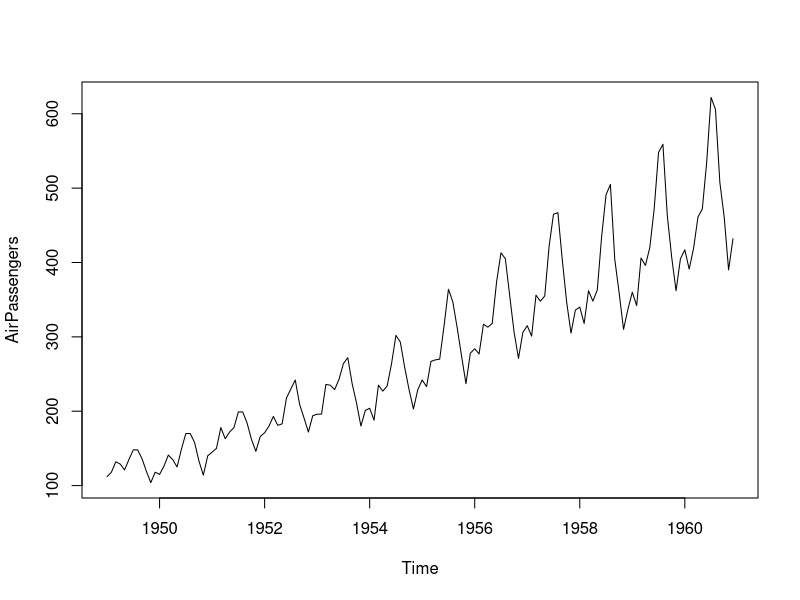
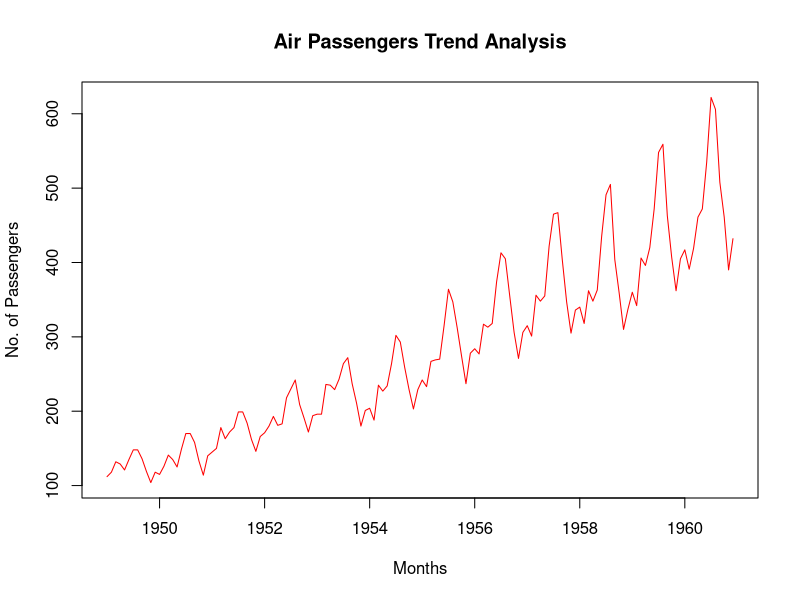
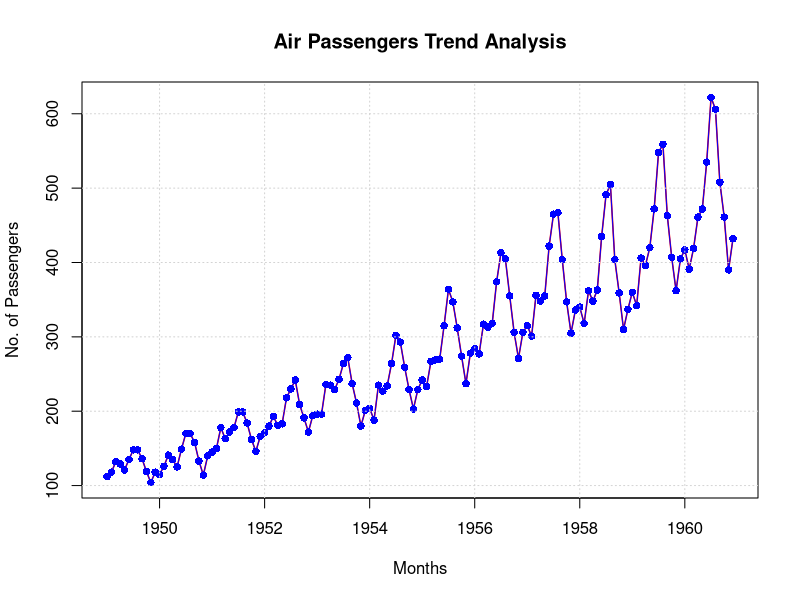
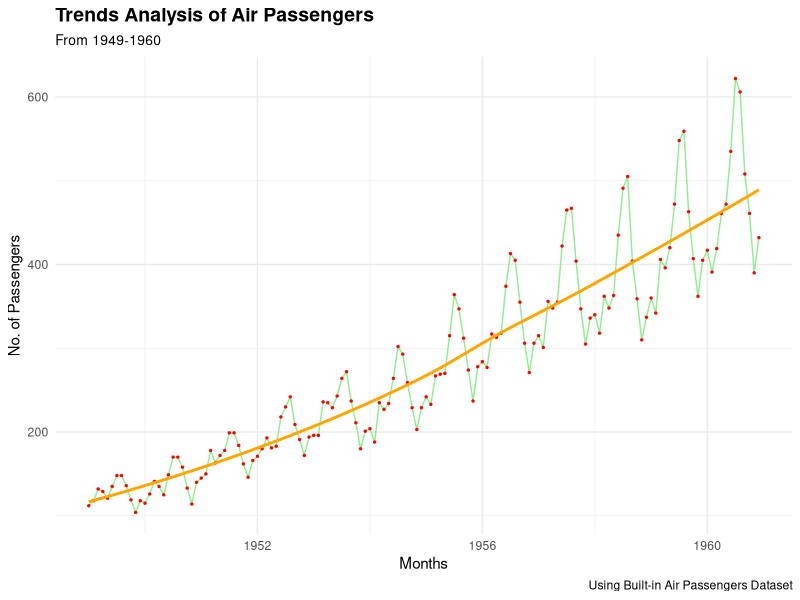
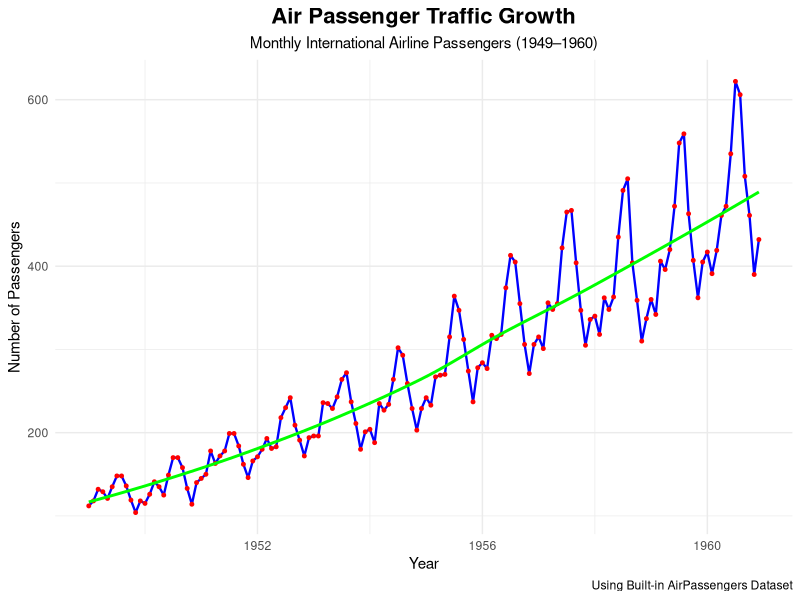

These figures' R source, in order:
# Load Air Passengers data sets 
data(AirPassengers)

#verify the Dataset
?AirPassengers
class(AirPassengers)
View(AirPassengers)

# Convert the dataset to dataframe 
ap_df <- data.frame(
  year <- time(AirPassengers),
  passengers = as.numeric(AirPassengers)
)
ap_df

# Data frame with years and months seperately
ap_df_months <-data.frame(
  year = floor(time(AirPassengers)),
  months = cycle(AirPassengers),
  passengers = as.numeric(AirPassengers)
)
ap_df_months

# Basic Plot 
plot(AirPassengers)

# Plot with Title, Axis labels and color
plot(AirPassengers,
     type = 'l',
     main = "Air Passengers Trend Analysis",
     xlab = "Months",
     ylab = "No. of Passengers",
     col = "red"
)

# Changing the line Width and Points co
plot(AirPassengers,
     type = 'l',
     lwd = 1.5,
     main = "Air Passengers Trend Analysis",
     xlab = "Months",
     ylab = "No. of Passengers",
     col = "red"
)
points(AirPassengers,
       type = 'o',
       pch = 16,
       col = "blue")

grid()



#Using  GGPLOT2 Library 
# imporing the library ggplot2
library(ggplot2)

# A Basic Grid with x & y axis
ggplot(ap_df,
       aes(x=year, y=passengers))+
  geom_line(color = 'lightgreen', linewidth = 0.5)+
  labs(
    title = 'Trends Analysis of Air Passengers',
    subtitle = 'From 1949-1960',
    caption = 'Using Built-in Air Passengers Dataset',
    x = 'Months',
    y = 'No. of Passengers')+
  geom_point(color = 'red', size=0.5)+
  geom_smooth(se=FALSE, color = 'orange')+
  theme_minimal()+
  theme(
    plot.title = element_text(face = "bold", size = 14 ),
    plot.subtitle = element_text(size = 10)
  )

# Second Style

ggplot(ap_df, aes(x = year, y = passengers)) +
  geom_line(color = "blue", linewidth = 0.8) +
  geom_point(color = "red", size = 1) +
  geom_smooth(se = FALSE, color = "green", linewidth = 1) +
  labs(
    title = "Air Passenger Traffic Growth",
    subtitle = "Monthly International Airline Passengers (1949–1960)",
    caption = "Using Built-in AirPassengers Dataset",
    x = "Year",
    y = "Number of Passengers"
  ) +
  theme_minimal() +
  theme(
    plot.title = element_text(face = "bold", size = 16, hjust = 0.5),
    plot.subtitle = element_text(size = 11, hjust = 0.5)
  )

